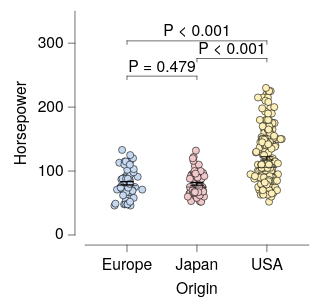

Describe this chart as a Vega-Lite specification.
### Vega-Lite specification from a JSON file in a GitHub repository (floating-point values rounded to 4 significant figures; data arrays with more than 128 entries replaced by an {"elided": "..."} marker saying what was removed)
{"background": null, "config": {"arc": {"fill": "#DBDBDB", "fillOpacity": 1.0, "innerRadius": 25.0, "padAngle": 0.03, "stroke": "black", "strokeOpacity": 1, "strokeWidth": 0.25}, "area": {"fill": "#DBDBDB", "fillOpacity": 1.0, "stroke": "black", "strokeOpacity": 1, "strokeWidth": 0.25}, "axis": {"domain": true, "domainCap": "round", "domainColor": "black", "domainWidth": 0.25, "grid": false, "gridCap": "round", "gridColor": "#F1F1F1", "gridDash": [0, 0], "gridOpacity": 1.0, "gridWidth": 0.25, "labelColor": "black", "labelFont": "HelveticaNeue", "labelFontSize": 7, "labelFontStyle": "normal", "labelFontWeight": 400, "offset": 4.5, "ticks": true, "tickCap": "round", "tickColor": "black", "tickRound": false, "tickSize": 3, "tickWidth": 0.25, "titleColor": "black", "titleFont": "HelveticaNeue", "titleFontSize": 7, "titleFontStyle": "normal", "titleFontWeight": 400}, "axisX": {"domain": true, "labelAlign": "center", "labelAngle": 0, "labels": true, "ticks": true, "translate": 0}, "axisY": {"domain": true, "labelAlign": "right", "labelAngle": 0, "labels": true, "ticks": true, "translate": 0}, "axisRight": {"domain": true, "labelAlign": "left", "labelAngle": 0, "labels": true, "ticks": true, "translate": 0}, "axisTop": {"domain": true, "labelAlign": "center", "labelAngle": 0, "labels": true, "ticks": true, "translate": 0}, "axisBand": {"tickOffset": 0}, "bar": {"fill": "#DBDBDB", "fillOpacity": 1.0, "stroke": "black", "strokeOpacity": 1, "strokeWidth": 0.25}, "boxplot": {"size": 9.0, "ticks": {"cornerRadius": 0.25, "fill": "black", "size": 4.5, "thickness": 0.25}, "box": {"fillOpacity": 1.0, "stroke": "black", "strokeOpacity": 1, "strokeWidth": 0.25}, "median": {"fill": "black", "fillOpacity": 1.0, "size": 9.0, "thickness": 0.25}, "rule": {"fill": "black", "fillOpacity": 1.0, "size": 10.0, "stroke": "black", "strokeDash": [0, 0], "strokeOpacity": 1, "strokeWidth": 0.25}, "outliers": {"color": "black", "fill": "black", "fillOpacity": 1.0, "size": 0, "stroke": "black", "strokeOpacity": 1, "strokeWidth": 0.25}}, "circle": {"fill": "black", "fillOpacity": 1.0, "size": 0.5, "stroke": null, "strokeOpacity": 1, "strokeWidth": 0.25}, "errorband": {"band": {"fillOpacity": 0.6, "stroke": null, "strokeWidth": 0.25, "strokeOpacity": 1}, "borders": {"opacity": 0, "strokeOpacity": 0.25, "strokeWidth": 1}}, "errorbar": {"opacity": 1, "rule": {"strokeDash": [0, 0], "strokeWidth": 0.5}, "ticks": {"color": "black", "cornerRadius": 0.25, "opacity": 1, "size": 6.0, "thickness": 0.5}, "thickness": 0.5}, "font": "HelveticaNeue", "geoshape": {"fill": "#DBDBDB", "fillOpacity": 1.0, "stroke": "black", "strokeOpacity": 1, "strokeWidth": 0.25}, "header": {"labelColor": "black", "labelFont": "HelveticaNeue", "labelFontSize": 7, "labelFontStyle": "normal", "labelFontWeight": 400, "titleColor": "black", "titleFont": "HelveticaNeue", "titleFontSize": 7, "titleFontStyle": "normal", "titleFontWeight": 400, "titlePadding": 0}, "legend": {"disable": false, "offset": 4.5, "gradientLength": 50.0, "gradientThickness": 5.0, "gradientOpacity": 1.0, "gradientStrokeColor": "black", "gradientStrokeWidth": 0.25, "labelColor": "black", "labelFont": "HelveticaNeue", "labelFontSize": 7, "labelFontStyle": "normal", "labelFontWeight": 400, "strokeColor": "black", "strokeWidth": 0, "symbolSize": 42, "symbolStrokeColor": "black", "symbolStrokeWidth": 0.25, "titleColor": "black", "titleFont": "HelveticaNeue", "titleFontSize": 7, "titleFontStyle": "normal", "titleFontWeight": 400}, "line": {"color": "black", "stroke": "black", "strokeCap": "round", "strokeDash": [0, 0], "strokeOpacity": 1, "strokeWidth": 0.375}, "point": {"filled": true, "fill": "#DBDBDB", "fillOpacity": 1.0, "size": 5.0, "stroke": "black", "strokeOpacity": 1, "strokeWidth": 0.25}, "range": {"category": ["#C6D9F1", "#F1C9CB", "#FEF0B9", "#CEE37A", "#7AA8E0", "#E589A3", "#FDDD5D", "#68B961", "#4177B1", "#C35082", "#E5C227", "#438156"], "diverging": {"scheme": ["#C35082", "#CE6D94", "#D989A7", "#E2A4BA", "#EABFCE", "#F1DBE2", "#F6F6F6", "#D7E0EB", "#B9CBE0", "#9BB6D5", "#7DA1C9", "#5F8CBD", "#4177B1"]}, "heatmap": {"scheme": ["#DFE9F7", "#C6D9F1", "#ADC8EC", "#94B8E6", "#7AA8E0", "#6097DA", "#4D87CA", "#4177B1", "#386898", "#2F597F", "#264A69", "#1D3A58"]}, "ordinal": {"scheme": ["#F1F1F1", "#DBDBDB", "#C6C6C6", "#B2B2B2", "#9D9D9D", "#898989", "#767676", "#636363", "#515151", "#404040", "#2F2F2F", "#1F1F1F"]}, "ramp": {"scheme": ["#DFE9F7", "#C6D9F1", "#ADC8EC", "#94B8E6", "#7AA8E0", "#6097DA", "#4D87CA", "#4177B1", "#386898", "#2F597F", "#264A69", "#1D3A58"]}}, "rule": {"color": "black", "stroke": "black", "strokeCap": "round", "strokeDash": [2, 2], "strokeOpacity": 1, "strokeWidth": 0.25}, "scale": {"bandPaddingInner": 0.1, "bandPaddingOuter": 0.1, "round": false}, "rect": {"fill": "#DBDBDB", "fillOpacity": 1.0, "stroke": "black", "strokeOpacity": 1, "strokeWidth": 0.25}, "square": {"fill": "#DBDBDB", "fillOpacity": 1.0, "size": 10.0, "stroke": "black", "strokeOpacity": 1, "strokeWidth": 0.25}, "text": {"color": "black", "font": "HelveticaNeue", "fontSize": 7, "fontStyle": "normal", "fontWeight": 400}, "title": {"anchor": "middle", "frame": "group", "color": "black", "font": "HelveticaNeue", "fontSize": 7, "fontStyle": "normal", "fontWeight": 400, "subtitleColor": "black", "subtitleFont": "HelveticaNeue", "subtitleFontSize": "HelveticaNeue", "subtitleFontStyle": "normal", "subtitleFontWeight": 400}, "view": {"continuousWidth": 100, "continuousHeight": 100, "discreteWidth": 100, "discreteHeight": 100, "fill": null, "stroke": null, "strokeWidth": 0.25}}, "layer": [{"data": {"name": "data-53eecb024a78fdc2be808dcfdc3af7a2"}, "mark": {"type": "circle", "opacity": 1.0, "size": 10.0, "stroke": "black", "strokeOpacity": 1, "strokeWidth": 0.25}, "encoding": {"color": {"field": "Origin", "legend": null, "sort": ["Europe", "Japan", "USA"], "title": null, "type": "nominal"}, "x": {"axis": {}, "field": "Origin", "sort": ["Europe", "Japan", "USA"], "title": "Origin", "type": "nominal"}, "xOffset": {"field": "jitter_x", "scale": {"domain": [-7.33, 7.33], "range": [5.17, 19.83]}, "type": "quantitative"}, "y": {"field": "Horsepower", "title": "Horsepower", "type": "quantitative"}}}, {"data": {"name": "data-6c4882663eaca411296217af4f5e04f9"}, "mark": {"type": "errorbar"}, "encoding": {"x": {"axis": {}, "field": "Origin", "sort": ["Europe", "Japan", "USA"], "title": "Origin", "type": "nominal"}, "y": {"field": "__mean", "title": "Horsepower", "type": "quantitative"}, "yError": {"field": "__error"}}}, {"data": {"name": "data-53eecb024a78fdc2be808dcfdc3af7a2"}, "mark": {"type": "boxplot", "box": {"fillOpacity": 0, "strokeOpacity": 0}, "outliers": {"opacity": 0}, "rule": {"strokeOpacity": 0}, "ticks": false}, "encoding": {"x": {"axis": {}, "field": "Origin", "sort": ["Europe", "Japan", "USA"], "title": "Origin", "type": "nominal"}, "y": {"field": "Horsepower", "title": "Horsepower", "type": "quantitative"}}}, {"layer": [{"layer": [{"data": {"values": [{"x": "USA", "x2": "Europe", "y": 303.6, "__dysonsphere__": 1}]}, "mark": {"type": "rule", "strokeCap": "round", "strokeDash": [0, 0], "strokeWidth": 0.25}, "encoding": {"x": {"field": "x", "type": "nominal"}, "x2": {"field": "x2"}, "y": {"field": "y", "type": "quantitative"}}}, {"data": {"values": [{"x": "USA", "y": 303.6, "y2": 298.1, "__dysonsphere__": 1}]}, "mark": {"type": "rule", "strokeCap": "round", "strokeDash": [0, 0], "strokeWidth": 0.25}, "encoding": {"x": {"field": "x", "type": "nominal"}, "y": {"field": "y", "type": "quantitative"}, "y2": {"field": "y2"}}}, {"data": {"values": [{"x": "Europe", "y": 303.6, "y2": 298.1, "__dysonsphere__": 1}]}, "mark": {"type": "rule", "strokeCap": "round", "strokeDash": [0, 0], "strokeWidth": 0.25}, "encoding": {"x": {"field": "x", "type": "nominal"}, "y": {"field": "y", "type": "quantitative"}, "y2": {"field": "y2"}}}, {"data": {"values": [{"y": 303.6, "label": "P < 0.001", "__dysonsphere__": 1}]}, "mark": {"type": "text", "align": "center", "dy": -4, "fontSize": 7}, "encoding": {"text": {"field": "label", "type": "nominal"}, "x": {"value": 50.0}, "y": {"field": "y", "type": "quantitative"}}}]}, {"layer": [{"data": {"values": [{"x": "Europe", "x2": "Japan", "y": 248.4, "__dysonsphere__": 1}]}, "mark": {"type": "rule", "strokeCap": "round", "strokeDash": [0, 0], "strokeWidth": 0.25}, "encoding": {"x": {"field": "x", "type": "nominal"}, "x2": {"field": "x2"}, "y": {"field": "y", "type": "quantitative"}}}, {"data": {"values": [{"x": "Europe", "y": 248.4, "y2": 242.9, "__dysonsphere__": 1}]}, "mark": {"type": "rule", "strokeCap": "round", "strokeDash": [0, 0], "strokeWidth": 0.25}, "encoding": {"x": {"field": "x", "type": "nominal"}, "y": {"field": "y", "type": "quantitative"}, "y2": {"field": "y2"}}}, {"data": {"values": [{"x": "Japan", "y": 248.4, "y2": 242.9, "__dysonsphere__": 1}]}, "mark": {"type": "rule", "strokeCap": "round", "strokeDash": [0, 0], "strokeWidth": 0.25}, "encoding": {"x": {"field": "x", "type": "nominal"}, "y": {"field": "y", "type": "quantitative"}, "y2": {"field": "y2"}}}, {"data": {"values": [{"y": 248.4, "label": "P = 0.479", "__dysonsphere__": 1}]}, "mark": {"type": "text", "align": "center", "dy": -4, "fontSize": 7}, "encoding": {"text": {"field": "label", "type": "nominal"}, "x": {"value": 34.38}, "y": {"field": "y", "type": "quantitative"}}}]}, {"layer": [{"data": {"values": [{"x": "USA", "x2": "Japan", "y": 276.0, "__dysonsphere__": 1}]}, "mark": {"type": "rule", "strokeCap": "round", "strokeDash": [0, 0], "strokeWidth": 0.25}, "encoding": {"x": {"field": "x", "type": "nominal"}, "x2": {"field": "x2"}, "y": {"field": "y", "type": "quantitative"}}}, {"data": {"values": [{"x": "USA", "y": 276.0, "y2": 270.5, "__dysonsphere__": 1}]}, "mark": {"type": "rule", "strokeCap": "round", "strokeDash": [0, 0], "strokeWidth": 0.25}, "encoding": {"x": {"field": "x", "type": "nominal"}, "y": {"field": "y", "type": "quantitative"}, "y2": {"field": "y2"}}}, {"data": {"values": [{"x": "Japan", "y": 276.0, "y2": 270.5, "__dysonsphere__": 1}]}, "mark": {"type": "rule", "strokeCap": "round", "strokeDash": [0, 0], "strokeWidth": 0.25}, "encoding": {"x": {"field": "x", "type": "nominal"}, "y": {"field": "y", "type": "quantitative"}, "y2": {"field": "y2"}}}, {"data": {"values": [{"y": 276.0, "label": "P < 0.001", "__dysonsphere__": 1}]}, "mark": {"type": "text", "align": "center", "dy": -4, "fontSize": 7}, "encoding": {"text": {"field": "label", "type": "nominal"}, "x": {"value": 65.62}, "y": {"field": "y", "type": "quantitative"}}}]}], "name": "__dysonsphere_cf33a0b464cc3f99_9"}], "$schema": "https://vega.github.io/schema/vega-lite/v6.4.1.json", "datasets": {"data-53eecb024a78fdc2be808dcfdc3af7a2": {"elided": "400 records"}, "data-6c4882663eaca411296217af4f5e04f9": [{"Origin": "USA", "__mean": 119.9, "__error": 2.529, "__dysonsphere__": 1}, {"Origin": "Europe", "__mean": 81.0, "__error": 2.47, "__dysonsphere__": 1}, {"Origin": "Japan", "__mean": 79.84, "__error": 2.005, "__dysonsphere__": 1}]}}
